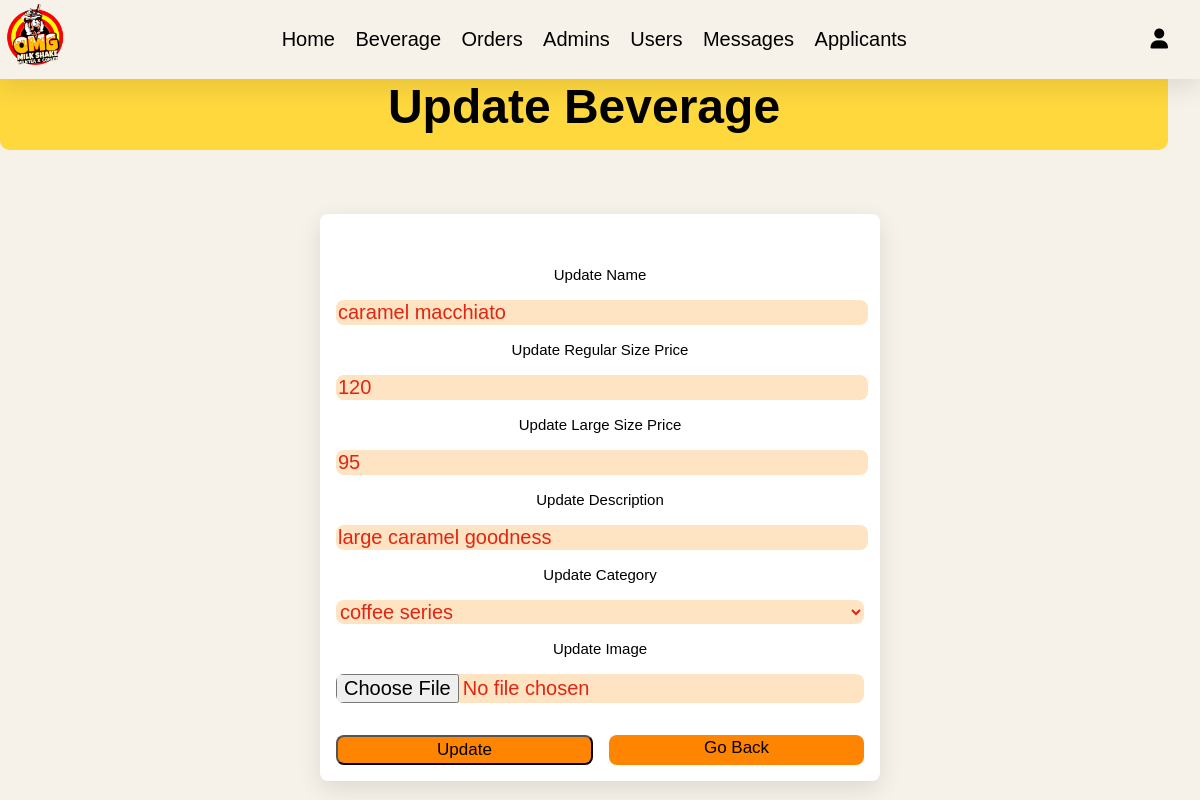
Before: /admin/update_product.php?update=1 (signed in) with the older database file.
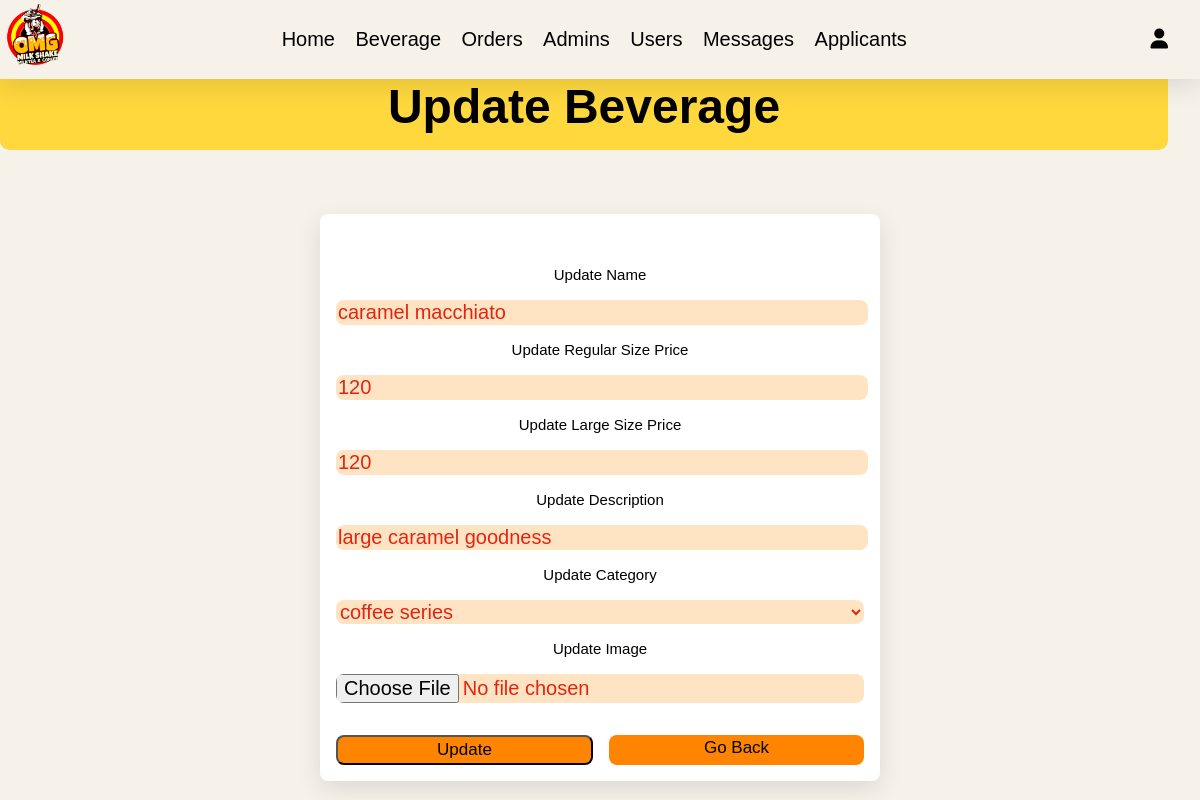
After: the same page with the newer database file.
### tables this page shows
CREATE TABLE `products` (
  `id` int(100) NOT NULL,
  `name` varchar(100) NOT NULL,
  `category` varchar(100) NOT NULL,
  `price` int(10) NOT NULL,
  `priceR` int(10) NOT NULL,
  `description` text NOT NULL,
  `size` varchar(50) NOT NULL DEFAULT 'Regular',
  `image` varchar(100) NOT NULL
);

### admin/update_product.php (the view, shortened to what this page needs)
<?php
include '../components/connect.php';
?>
<!DOCTYPE html>
<html lang="en">
<head>
   <link rel="stylesheet" href="https://cdnjs.cloudflare.com/ajax/libs/font-awesome/6.1.1/css/all.min.css">
   <link rel="stylesheet" href="../css/admin_style.css">
</head>
<body>
<?php include '../components/admin_header.php' ?>
<section class="add-products">
   <h1 class="heading">update beverage</h1>
   <?php
      $update_id = $_GET['update'];
      $show_products = $conn->prepare("SELECT * FROM `products` WHERE id = ?");
      $show_products->execute([$update_id]);
      if($show_products->rowCount() > 0){
         while($fetch_products = $show_products->fetch(PDO::FETCH_ASSOC)){
   ?>
   <form action="" method="POST" enctype="multipart/form-data">
      <img src="../uploaded_img/<?= $fetch_products['image']; ?>" alt=""width="300px"><br><br>
      <span style="color:black;font-size: 15px;">update name</span>
      <input type="text" required placeholder="enter beverage name" name="name" maxlength="100" class="box" value="<?= $fetch_products['name']; ?>">
      <span style="color:black;font-size: 15px;">update regular size price </span>
      <input type="number" min="0" max="9999999999" required placeholder="enter regular size price" name="price" onkeypress="if(this.value.length == 10) return false;" class="box" value="<?= $fetch_products['price']; ?>">
      <span style="color:black;font-size: 15px;">update large size price </span>
      <input type="number" min="0" max="9999999999" required placeholder="enter large size price" name="priceR" onkeypress="if(this.value.length == 10) return false;" class="box" value="<?= $fetch_products['priceR']; ?>">
      <span style="color:black;font-size: 15px;">update description</span>
      <input type="text" min="0" max="9999999999" required placeholder="description" name="description" onkeypress="if(this.value.length == 25) return false;" class="box"value="<?= $fetch_products['description']; ?>">
      <span style="color:black;font-size: 15px;">update category</span>
      <select name="category" class="box" required>
         <option selected value="<?= $fetch_products['category']; ?>"><?= $fetch_products['category']; ?></option>
      </select>
      <span style="color:black;font-size: 15px;">update image</span>
      <input type="file" name="image" class="box" accept="image/jpg, image/jpeg, image/png, image/webp">
      <div class="flex-btn">
         <input type="submit" value="update" class="btn" name="update">
         <a href="manage-drink.php" class="btn">go back</a>
      </div>
   </form>
   <?php
         }
      }else{
         echo '<p class="empty">no products added yet!</p>';
      }
   ?>
</section>
</body>
</html>

Changed rows visible on the page:
changed products "caramel macchiato": priceR "95" → "120"
